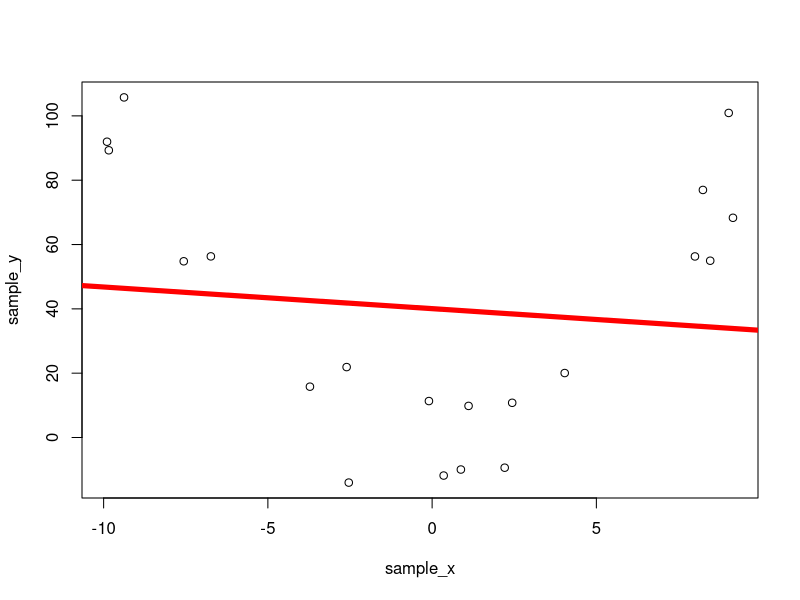
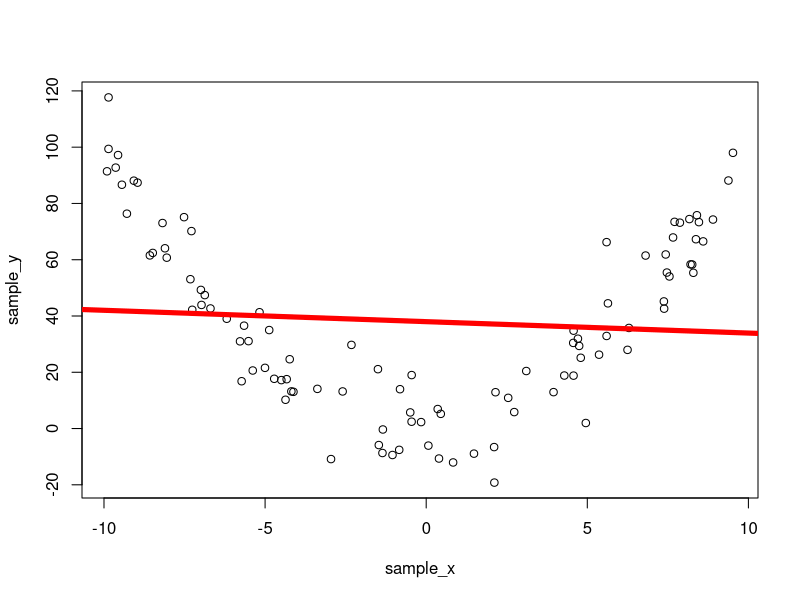
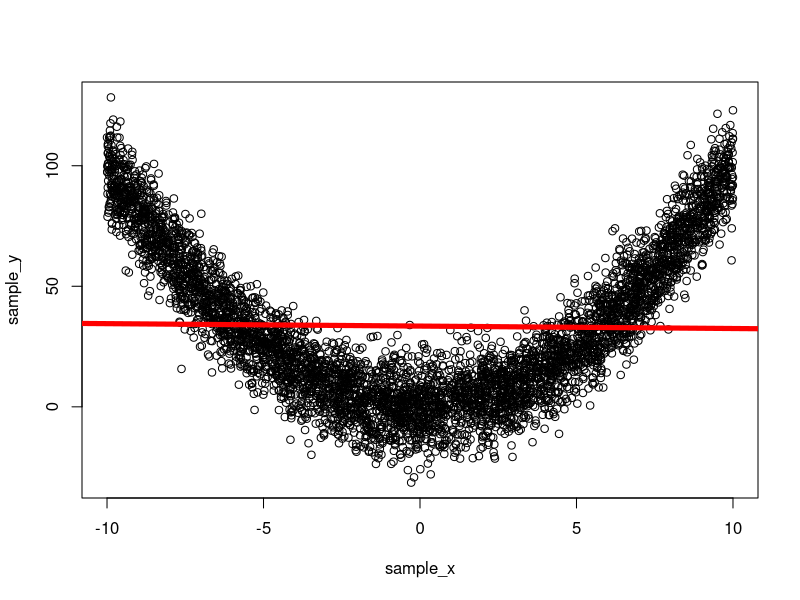
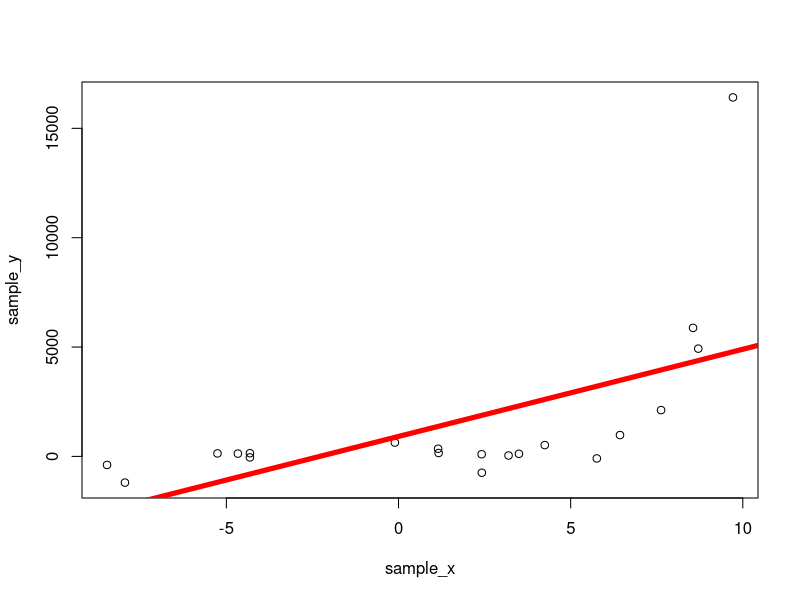
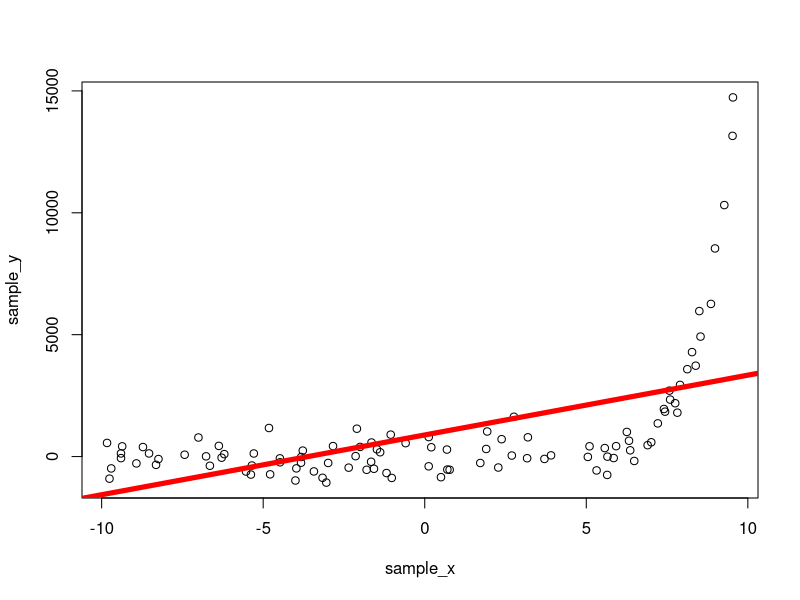
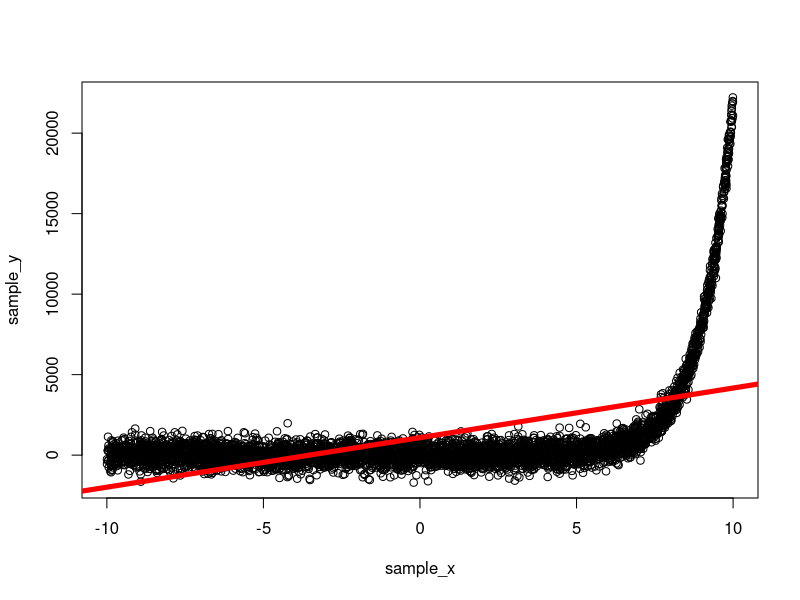
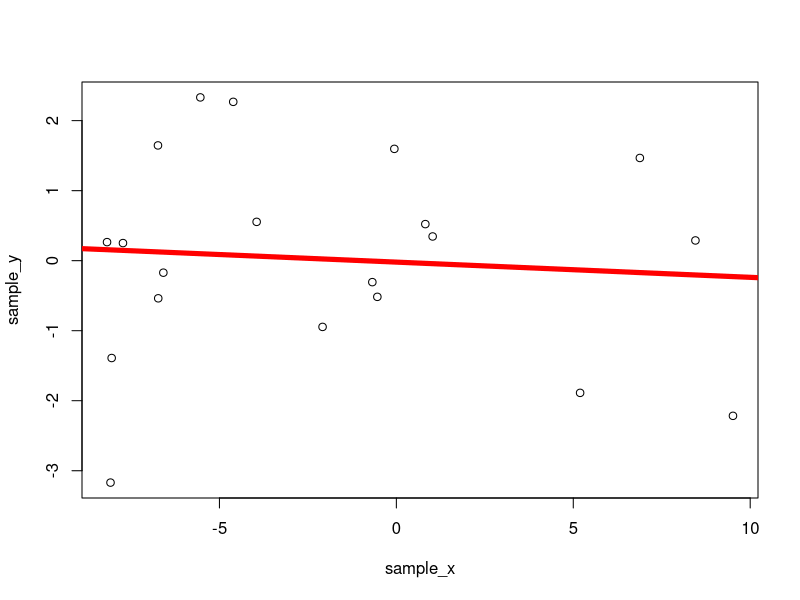
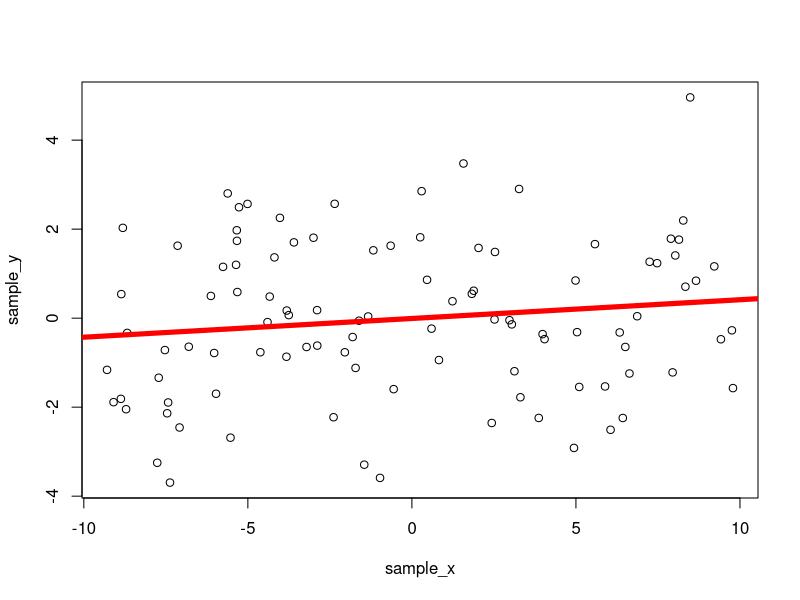

The R source for these figures, in order:
## ---- chunk 1
knitr::opts_chunk$set(echo = TRUE)
## ---- chunk 2
    polynomial <- function(x) {
      return (x^2)
    }
    exponential <- function(x) {
      return (exp(x))
    }
    sinusoidal <- function(x) {
      return (sin(x))
    }
    Fs <- c(polynomial, exponential, sinusoidal)
## ---- chunk 3
    Ns <- c(20,100,5000) # small, medium, large
    x_lim.lower <- -10
    x_lim.upper <- 10
    noise.mean <- 0
    noise.sds <- c(10, 500, 1.5)
    
    sample_x.list <- c()
    sample_y.list <- c()
    
    y_hat.locations <- data.frame(sample_x = base::sample(x_lim.lower:x_lim.upper, size = 4, replace = FALSE)) # Use same variable name as predictor in lm
    
    for (i in 1:length(Fs)) {
      f <- Fs[[i]]
      noise.sd <- noise.sds[i]
      print("")
      print("NEW FUNCTION")
      
      for (j in 1:length(Ns)) {
        N <- Ns[j]
        print("")
        print(sprintf("N = %d", N))
        
        sample_x <- runif(n = N, min = x_lim.lower, max = x_lim.upper)
        sample_y <- f(sample_x) + rnorm(N, mean = noise.mean, sd = noise.sd)
      
        # Calculate model
        sim.lm <- lm(sample_y ~ sample_x)
        
        # Grab OLS coefficients
        intercept.estimate <- sim.lm$coefficients[1]
        beta1.estimate <- sim.lm$coefficients[2]
        
        # Plot regression line through data
        plot(sample_x, sample_y)
        abline(intercept.estimate, beta1.estimate, lwd = 5, col = "red")
        
        # Part (i)
        print("Prediction at:")
        print(y_hat.locations$sample_x)
        print(" is ")
        print(predict.lm(sim.lm, y_hat.locations, interval = "prediction"))
        
        # Part (ii)
        print("Confidence interval of coefficients:")
        print(confint(sim.lm, c("(Intercept)", "sample_x"), level = 0.95))
        
        # Part (iii)
        s <- summary(sim.lm)
        residuals <- s$residuals
        mse <- mean(residuals^2)
        print(sprintf("MSE: %f", mse))
      
        # Part (iv)
        p.prime <- 2
        n <- length(sample_x)
        res.df <- n - p.prime
        alpha <- 0.05
        
        
        intercept.se <- s$coefficients[1,2]
        intercept.t.val <- (intercept.estimate - 0) / intercept.se 
        #intercept.t.val <- s$coefficients[1,3]
        intercept.p.val <- 2 * pt(abs(intercept.t.val), res.df, lower.tail = FALSE)
        #intercept.p.val <- s$coefficients[1,4]
        if (intercept.p.val < alpha) {
          print(sprintf("Intercept IS significant at the %.3f level", alpha))
        } else {
          print(sprintf("Intercept IS NOT significant at the %.3f level", alpha))
        }
        
        
        beta1.se <- s$coefficients[2,2]
        beta1.t.val <- (beta1.estimate - 0) / beta1.se 
        #beta1.t.val <- s$coefficients[2,3]
        beta1.p.val <- 2 * pt(abs(beta1.t.val), res.df, lower.tail = FALSE)
        #beta1.p.val <- s$coefficients[2,4]
        if (beta1.p.val < alpha) {
          print(sprintf("Slope IS significant at the %.3f level", alpha))
        } else {
          print(sprintf("Slope IS NOT significant at the %.3f level", alpha))
        }
      }
    }
    
## ---- chunk 4
    linear <- function(x) {
      return (2*x + 10)
    }
    Fs[[4]] <- linear
    
    N <- 20 # small sample size
    noise.mean <- 0
    noise.sd <- 10
    
    model <- sample(Fs, size=1)[[1]] # 1 in 4 chance of a linear model
    
    sample_x <- runif(n = N, min = x_lim.lower, max = x_lim.upper)
    sample_y <- model(sample_x) + rnorm(N, mean = noise.mean, sd = noise.sd)
  
    # Calculate model
    sim.lm <- lm(sample_y ~ sample_x)
    
    # Grab OLS coefficients
    intercept.estimate <- sim.lm$coefficients[1]
    beta1.estimate <- sim.lm$coefficients[2]
    
    # Plot regression line through data
    plot(sample_x, sample_y)
    abline(intercept.estimate, beta1.estimate, lwd = 5, col = "red")
    
    # Part (i)
    print("Prediction at:")
    print(y_hat.locations$sample_x)
    print(" is ")
    print(predict.lm(sim.lm, y_hat.locations, interval = "prediction"))
    
    # Part (ii)
    print("Confidence interval of coefficients:")
    print(confint(sim.lm, c("(Intercept)", "sample_x"), level = 0.95))
    
    # Part (iii)
    s <- summary(sim.lm)
    residuals <- s$residuals
    mse <- mean(residuals^2)
    print(sprintf("MSE: %f", mse))
  
    # Part (iv)
    p.prime <- 2
    n <- length(sample_x)
    res.df <- n - p.prime
    alpha <- 0.05
    
    
    intercept.se <- s$coefficients[1,2]
    intercept.t.val <- (intercept.estimate - 0) / intercept.se 
    #intercept.t.val <- s$coefficients[1,3]
    intercept.p.val <- 2 * pt(abs(intercept.t.val), res.df, lower.tail = FALSE)
    #intercept.p.val <- s$coefficients[1,4]
    if (intercept.p.val < alpha) {
      print(sprintf("Intercept IS significant at the %.3f level", alpha))
    } else {
      print(sprintf("Intercept IS NOT significant at the %.3f level", alpha))
    }
    
    
    beta1.se <- s$coefficients[2,2]
    beta1.t.val <- (beta1.estimate - 0) / beta1.se 
    #beta1.t.val <- s$coefficients[2,3]
    beta1.p.val <- 2 * pt(abs(beta1.t.val), res.df, lower.tail = FALSE)
    #beta1.p.val <- s$coefficients[2,4]
    if (beta1.p.val < alpha) {
      print(sprintf("Slope IS significant at the %.3f level", alpha))
    } else {
      print(sprintf("Slope IS NOT significant at the %.3f level", alpha))
    }
## ---- chunk 5
set.seed(99)
# gamma
n <- 200
b0 <- 10
b1 <- 2
eps_alpha <- 2
eps_beta <- 1/4

x <- runif(n, 0, 10)
eps <- (rgamma(n, eps_alpha, 1/eps_beta) - eps_alpha * eps_beta) * 2
y <- b0 - b1 * x + eps

hist(eps)
var(eps)
mean(eps)

# poisson
n <- 200
lambda <- 50

x <- runif(n, 0, 10)
eps <- (rpois(n, lambda) - lambda) * 2
y <- b0 - b1 * x + eps

hist(eps)
var(eps)
mean(eps)
## ---- chunk 6
# gamma
generateGamma <- function (n, x, b0, b1) {
  eps_alpha <- 2
  eps_beta <- 1/4
  eps <- (rgamma(n, eps_alpha, 1/eps_beta) - eps_alpha * eps_beta) * 2
  # variance is alpha * beta^2 * 2^2: 0.5
  y <- b0 + b1 * x + eps
  return(y)
}

# poisson
generatePoisson <- function (n, x, b0, b1) {
  lambda <- 50
  eps <- (rpois(n, lambda) - lambda) * 2
  # variance is lambda * 2^2: 200
  y <- b0 + b1 * x + eps
  return(y)
}

# normal
generateNormal <- function (n, x, b0, b1) {
  sd <- 1
  eps <- (rnorm(n, 0, sd)) * 2
  # variance is sd^2 * 2^2: 4
  y <- b0 + b1 * x + eps
  return(y)
}
## ---- chunk 7
set.seed(99)
b0 <- 10
b1 <- 2

# 20
n <- 20
x.20 <- runif(n, 0, 10)
pois.20 <- generatePoisson(n, x.20, b0, b1)
gamma.20 <- generateGamma(n, x.20, b0, b1)


# 100
n <- 100
x.100 <- runif(n, 0, 10)
pois.100 <- generatePoisson(n, x.100, b0, b1)
gamma.100 <- generateGamma(n, x.100, b0, b1)

# 5000
n <- 5000
x.5000 <- runif(n, 0, 10)
pois.5000 <- generatePoisson(n, x.5000, b0, b1)
gamma.5000 <- generateGamma(n, x.5000, b0, b1)
## ---- chunk 8
set.seed(99)
probB <- function (xylist) {
  for (xy in xylist) {
    yname <- colnames(xy)[2]
    colnames(xy) <- c('x','y')
    #ii.
    model.fit <- lm(y~x, xy)
    #i.
    preds <- predict(model.fit, data.frame(x=c(1,3,5,50)), interval='confidence')
    # iii.
    predMSE <- anova(model.fit)[2,3]
    # iv.
    betas <- summary(model.fit)$coefficients[,c(1,3,4)]
    # confint for betas
    betarange <- confint(model.fit, level=0.95)
    # output
    print(yname)
    print('Predicted Betas with t-values and confidence intervals:')
    print(betas)
    print(betarange)
    print('Predicted values for x=1,3,5,50 (the expected values are 12, 16, 20, 110):')
    print(preds)
    print('MSE:')
    print(predMSE)
  }
}

print('Expected Variance of the Gamma distribution is 0.5 & Expected Variance of the Poisson distribution is 200')

print('Real B0 is 10 & B1 is 2')

xylist <- list(data.frame(x.20, pois.20), data.frame(x.20, gamma.20), data.frame(x.100, pois.100), data.frame(x.100, gamma.100), data.frame(x.5000, pois.5000), data.frame(x.5000, gamma.5000))

probB(xylist)
## ---- chunk 9
set.seed(99)

generateRandom <- function (n, x) {
  decision <- runif(1,0,1)
  print(decision)
  b0 <- 10
  b1 <- .5
  if (decision < 0.33) {
    return(generateNormal(n,x,b0,b1))
  } else if (decision < 0.66) {
    return(generatePoisson(n,x,b0,b1))
  } else {
    return(generateGamma(n,x,b0,b1))
  }
}

n <- 100
x <- runif(n, 0, 10)
y <- generateRandom(n, x)
model.fit <- lm(y~x)
summary(model.fit)$coefficients[,c(1,3,4)] # betas
confint(model.fit) # betas confidence interval
anova(model.fit)[2,3] # MSE
plot(model.fit, which=2) # plot
## ---- chunk 10
y <- generateRandom(n, x)
model.fit <- lm(y~x)
summary(model.fit)$coefficients[,c(1,3,4)] # betas
confint(model.fit) # betas confidence interval
anova(model.fit)[2,3] # MSE
plot(model.fit, which=2) # plot
## ---- chunk 11
set.seed(5)

list = c(20,200,5000)
paste("///////////////", "eps sd = e^x","///////////////" )
print("")
for (n in list){
x <- runif(n, 0, 10)
eps <- rnorm(n, sd =  exp(1)^x)
y <- b0 + b1 * x + eps
#(hist(eps))
data_new <- as.data.frame(cbind(x,y))
colnames(data_new) <- c("x_var", "y")
fit1 <- lm(y~x_var, data = data_new)
summary(fit1)
print(paste("with sample size = ", n))
MSE <- anova(fit1)[2,3]
print(" i. Predict y-hat at several different locations using a confidence interval.")
print(predict(fit1,data.frame(x_var = c(1,5,2)), interval="confidence"))
print("ii. Predict the beta coefficients w/ confidence interval.")
summary(fit1)
print(confint(fit1))
print("iii. Find the MSE")
MSE <- anova(fit1)[2,3]
print(paste("MSE = ",MSE))
print("iv. Test to see whether the beta(s) are significant (t-tests)")
print(summary(fit1)$coefficients[,c(3,4)])
}

#with another error dist
paste("///////////////", "eps sd = x^3","///////////////" )
print("")
set.seed(5)
list = c(20,200,5000)

for (n in list){
x <- runif(n, 0, 10)
eps <- rnorm(n, sd =  x^3)
y <- b0 + b1 * x + eps
#(hist(eps))
data_new <- as.data.frame(cbind(x,y))
colnames(data_new) <- c("x_var", "y")
fit1 <- lm(y~x_var, data = data_new)
summary(fit1)
print(paste("with sample size = ", n))
print(" i. Predict y-hat at several different locations using a confidence interval.")
print(predict(fit1,data.frame(x_var = c(1,5,2)), interval="confidence"))
print("ii. Predict the beta coefficients w/ confidence interval.")
summary(fit1)
print(confint(fit1))
print("iii. Find the MSE")
MSE <- anova(fit1)[2,3]
print(paste("MSE = ",MSE))
print("iv. Test to see whether the beta(s) are significant (t-tests)")
print(summary(fit1)$coefficients[,c(3,4)])
}

## ---- chunk 12
par(mfrow = c(3,1))
set.seed(5)
library(lmtest)

list = c(20,200,5000)
paste("///////////////", "eps sd = e^x","///////////////" )
print("")
for (n in list){
x <- runif(n, 0, 10)
eps <- rnorm(n, sd =  exp(1)^x)
y <- b0 + b1 * x + eps
#(hist(eps))
data_new <- as.data.frame(cbind(x,y))
colnames(data_new) <- c("x_var", "y")
fit1 <- lm(y~x_var, data = data_new)
summary(fit1)
print(paste("with sample size = ", n))
#informal
plot(fit1, which = 1)

#formal test
print(bptest(fit1))
}

#with another error dist
paste("///////////////", "eps sd = x^3","///////////////" )
print("")
set.seed(5)
list = c(20,200,5000)
par(mfrow = c(3,1))
for (n in list){
x <- runif(n, 0, 10)
eps <- rnorm(n, sd =  x^3)
y <- b0 + b1 * x + eps
#(hist(eps))
data_new <- as.data.frame(cbind(x,y))
colnames(data_new) <- c("x_var", "y")
fit1 <- lm(y~x_var, data = data_new)
summary(fit1)
print(paste("with sample size = ", n))
#informal
plot(fit1, which = 1)

#formal test
print(bptest(fit1))
}




## ---- chunk 13
yes_func <- function (n) {
  #n<- 200
  x <- runif(n, 0, 10)
  eps <- rnorm(n, sd =  exp(1)^x)
  y <- b0 + b1 * x + eps
  fit <- lm(y~x)
  #informal
  plot(fit, which = 1)
  #formal
  x <- bptest(fit)[4]
  ifelse(x < .05, return("pvalue is below .05. Non constant variance present"), return("everything is fine!"))

}

no_func <- function (n) {
  #n<- 200
  x <- runif(n, 0, 10)
  eps <- rnorm(n, sd =  x)
  y <- b0 + b1 * x + eps
  fit <- lm(y~x)
  #informal
  plot(fit, which = 1)
  #formal
  x <- bptest(fit)[4]
  ifelse(x < .05, return("We predict model is comprimised"), return("everything is probably ok"))
}

ifelse(runif(1,0,1) > .5,yes_func(200), no_func(200) )
## ---- chunk 14
set.seed(1234)
#values of true betas and sigma
b0 <- 10
b1 <- 10
sigma <- 2

simulations <- function(n,rho){
#initialize percentages
bad_yhat = 0
beta1p = 0
beta0p = 0
msq = 0
pvalb0 = 0
pvalb1 = 0

for (i in 1:100){
  x <- runif(n, 0, 10)
  newx <- runif(20,0,10)
  eps <- rep(0, n)
  e.ind <- rnorm(n, mean = 0, sd = (sigma / sqrt(1-rho^2)))
  eps[1] <- e.ind[1]
  for (i in 2:n) {
    eps[i] <- rho * eps[i-1] + e.ind[i]
  }
  y <- b0 + b1 * x + eps
  
  lm.err <- lm(y~x)
  
  testmodel <- b0 + b1 * newx
  
  
  y_hat_ci <- predict(lm.err, newdata = data.frame(x = I(newx)), interval = "confidence")
  bad_yhat <- 20 - sum((testmodel >= y_hat_ci[,2]) & (testmodel <= y_hat_ci[,3]))
  
  
  beta1ci <- confint(lm.err, "x",level=.95 )
  if(b1 > beta1ci[1] & b1 < beta1ci[2]){
    beta1p <- beta1p + 1
  }
  beta0ci <- confint(lm.err,"(Intercept)",level=.95)
  if(b1 > beta0ci[1] & b1 < beta0ci[2]){
    beta0p <- beta0p + 1
  }
  #take average of MSE 
  anov <- anova(lm.err)
  msq <- msq + anov$`Mean Sq`[2]
  
  #check if b0 is significant 
  summ <- summary(lm.err)$coefficients[,4]
  if (summ[1]< .05){
    pvalb0 <- pvalb0 + 1
  }
  
  #check if b1 is significant
  if (summ[2] < .05){
    pvalb1 <- pvalb1 + 1
  }
  
  
}

#return percentage of simulations that captured true paramater in confidence interval
results <- data.frame(bad_yhat/100,
                      beta1p/100,
                      beta0p/100,
                      msq/100,
                      pvalb0/100,
                      pvalb1/100)

return(results)

}

#Samples with rho = .3
small_samp1 = simulations(20, .3)
med_samp1=simulations(100, .3)
lrg_samp1=simulations(5000, .3)
small_rho <- matrix(c(small_samp1, med_samp1,lrg_samp1),byrow=T, nrow=3)
colnames(small_rho) <-c("bad_yhat","beta1","beta0","avg mse","pvalb0","pvalb1")
rownames(small_rho) <-c("small sample", "medium sample", "large sample")
small_rho
#samples with rho=.9
small_samp2 = simulations(20, .9)
med_samp2=simulations(100, .9)
lrg_samp2=simulations(5000, .9)
large_rho <- matrix(c(small_samp2, med_samp2,lrg_samp2),byrow=T, nrow=3)
colnames(large_rho) <-c("bad_yhat","beta1","beta0","avg mse","pvalb0","pvalb1")
rownames(large_rho) <-c("small sample", "medium sample", "large sample")
large_rho






## ---- chunk 15
set.seed(12)
rho_vec <- c(0, .8)
#choose random value of rho
rho <- sample(rho_vec,1)


  x <- runif(n, 0, 10)
  newx <- runif(n,0,10)
  eps <- rep(0, n)
  e.ind <- rnorm(n, mean = 0, sd = (sigma / sqrt(1-rho^2)))
  eps[1] <- e.ind[1]
  for (i in 2:n) {
    eps[i] <- rho * eps[i-1] + e.ind[i]
  }
  y <- b0 + b1 * x + eps
  
  lm.random <- lm(y~x)
  
  plot(lm.random)
  plot(1:n, residuals(lm.random))
  



## ---- chunk 16
n = 5000
a = rnorm(n)
b = 1 + a
c = 2 + rnorm(n) + 2 * a
summary(lm(c ~ b + a))
## ---- chunk 17
n = 5000
a = rnorm(n)
b = 2 * a
c = 2 + rnorm(n) + 2 * a
summary(lm(c ~ b + a))
## ---- chunk 18
n = 20
a = rnorm(n)
b = 1 + a
c = 2 + rnorm(n) + 2 * a
model_20 <- lm(c ~ b + a) 
summary(model_20)
## ---- chunk 19
n = 100
a = rnorm(n)
b = 1 + a
c = 2 + rnorm(n) + 2 * a
model_100 <- lm(c ~ b + a) 
summary(model_100)
## ---- chunk 20
n = 5000
a = rnorm(n)
b = 1 + a
c = 2 + rnorm(n) + 2 * a
model_5000 <- lm(c ~ b + a)
summary(model_5000)
## ---- chunk 21
prediction_points <- matrix(c(-2,  -3,
                              -0.5, 2,
                               0,   0,
                               4,   5), ncol=2)
prediction_points <- data.frame(prediction_points)
colnames(prediction_points) <- c("a", "b")
predict.lm(model_20, newdata = prediction_points, interval = "prediction")
## ---- chunk 22
prediction_points <- matrix(c(-2,  -3,
                              -0.5, 2,
                               0,   0,
                               4,   5), ncol=2)
prediction_points <- data.frame(prediction_points)
colnames(prediction_points) <- c("a", "b")
predict.lm(model_100, newdata = prediction_points, interval = "prediction")
## ---- chunk 23
prediction_points <- matrix(c(-2,  -3,
                              -0.5, 2,
                               0,   0,
                               4,   5), ncol=2)
prediction_points <- data.frame(prediction_points)
colnames(prediction_points) <- c("a", "b")
predict.lm(model_5000, newdata = prediction_points, interval = "prediction")
## ---- chunk 24
confint(model_20)
confint(model_100)
confint(model_5000)
## ---- chunk 25
calculate_mse <- function(model){ return (c(crossprod(model$residuals)) / length(model$residuals))}
calculate_mse(model_20)
calculate_mse(model_100)
calculate_mse(model_5000)
## ---- chunk 26
t_test_on_lm <- function(model){
  return(1 - 
    pt(coef(summary(model))[,3], 
     df = summary(model)$df[2])
  )
  
}
t_test_on_lm(model_20)
t_test_on_lm(model_100)
t_test_on_lm(model_5000)
## ---- chunk 27
simulate_data <- function (is_correlated) {
  n <- 20
  b0 <- 10
  b1 <- 3
  b2 <- 7
  sigma <- 2
  x1 <- runif(n, 0, 10)
  x2 <- is_correlated * x1 + rnorm(n)
  cor(x1, x2)
  eps <- rnorm(n = n, sd = sigma)
  y <- b0 + b1 * x1 + b2 * x2 + eps
  return (data.frame(y, x1, x2))
  }
## ---- chunk 28
run_regression <- function(data){return(lm(y ~ x1 + x2, data = data))}

print("first")
first_model <- run_regression(simulate_data(TRUE))
first_model$coefficients
confint(first_model)
print("")

print("second")
second_model <- run_regression(simulate_data(FALSE))
second_model$coefficients
confint(second_model)
print("")

print("third")
third_model <- run_regression(simulate_data(TRUE))
third_model$coefficients
confint(third_model)
print("")

print("fourth")
fourth_model <- run_regression(simulate_data(FALSE))
fourth_model$coefficients
confint(fourth_model)
## ---- chunk 29
calculate_mse(first_model)
calculate_mse(second_model)
calculate_mse(third_model)
calculate_mse(fourth_model)
